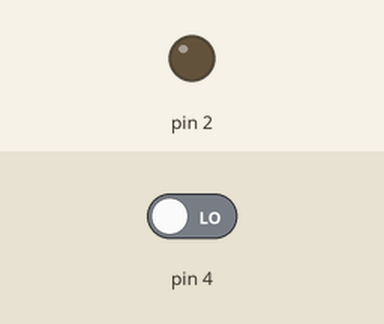
Simulated run of this sketch. Board: Arduino Uno, built with avr-gcc and run on an emulated ATmega328P. Parts: output pins drawn as LEDs (lit = HIGH). Inputs (shaded band) come from the test bench; at power-on: pin 4 LOW.

Above: at 1.2 s.
1.3 s: pin 4 driven HIGH
At 2.4 s:
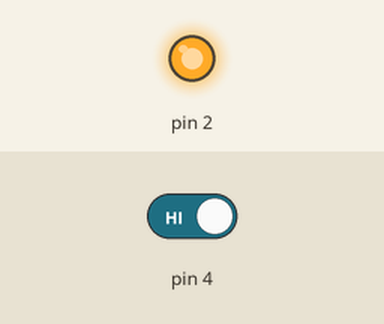
2.8 s: pin 4 driven LOW
At 3.5 s:
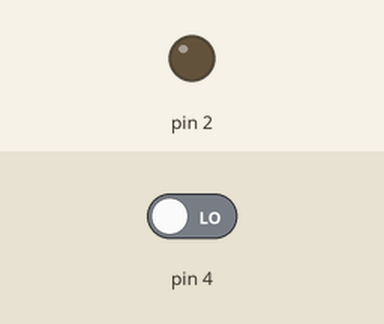
Timing chart, 0 to 5.8 s (numbered marks = the images above; inputs shaded):
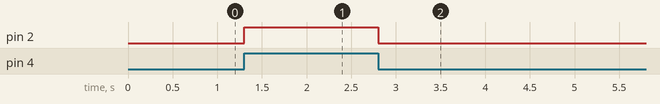

Measured:
- after the input at 1.3 s, pin 2: LOW → HIGH at once
- after the input at 2.8 s, pin 2: HIGH → LOW at once

The sketch:

Regulador_1.ino
```cpp
/************************************************************************
**                                                                     **
**                             TITOL: Regulador                        **
**                                                                     **
**                                                                     **
**   Nom : Yassine hakar                             DATA: 07/12/2016  **
************************************************************************/

//****************************INCLUDE ***********************************
 int sensorValue = 0;


//*************************** VARIABLES *********************************


//**************************** SERUP ************************************


void setup() {                      //configura el fianl de salida

  pinMode(2, OUTPUT);
  pinMode(4, INPUT);

}

//******************************LOOP*************************************


void loop() {                        //inicia el bucle del probrama
 if(digitalRead(4)){
  digitalWrite(2, HIGH);
 }else{
  digitalWrite(2, LOW);
 }


//****************************** FUNCIONES ******************************
}
```
